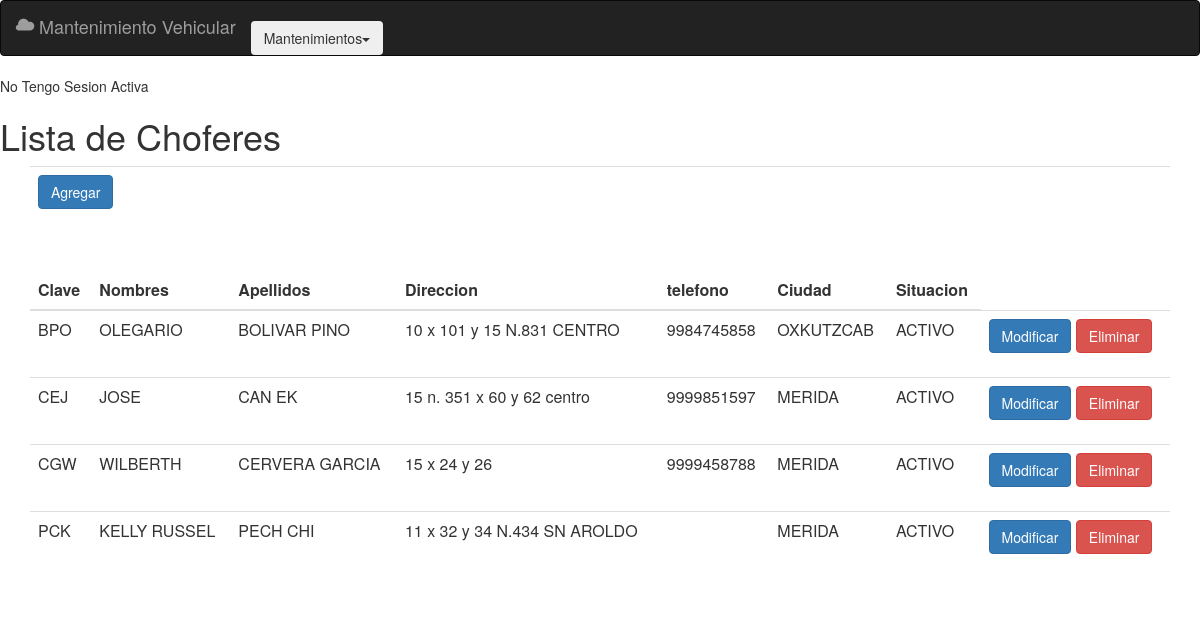
/Pages/Choferes/choferes.php, run on the app's committed database.
### tables this page shows
CREATE TABLE `choferes` (
  `idChofer` int(11) NOT NULL,
  `codigo` varchar(5) NOT NULL,
  `nombres` varchar(30) NOT NULL,
  `apellidos` varchar(30) NOT NULL,
  `direccion` varchar(80) DEFAULT NULL,
  `idCiudad` int(11) NOT NULL,
  `idEstado` int(11) NOT NULL,
  `idEstatus` int(11) NOT NULL,
  `telefono` varchar(30) DEFAULT NULL,
  `fecbaj` date DEFAULT NULL
);

CREATE TABLE `ciudades` (
  `idCiudad` int(11) NOT NULL,
  `ciudad` varchar(50) NOT NULL
);

### Pages/Choferes/servicios_choferes.php (called while the page is built, shortened)
<?php
	function busca_choferes() {
		$conn=conecta();
		$sql = "select a.idchofer, a.codigo, a.nombres, a.apellidos, direccion,
		  a.idciudad, a.idEstatus, a.telefono, b.ciudad
		  from choferes a join ciudades b on a.idciudad = b.idciudad
		  where idEstatus = 1 order by codigo";
		$rs = mysqli_query($conn,$sql);
		$encode = array();
		while ($row =  mysqli_fetch_array($rs)) {
			  $encode[] = $row;
		}
		return (json_encode($encode));
    }
?>

### Pages/Choferes/choferes.php (the view, shortened to what this page needs)
<head>
	<link rel="stylesheet" href="../../bootstrap/css/bootstrap.min.css">
</head>
<body>
<?php
    $archivo_z = "../Common/header.php";
    require_once($archivo_z);
    checa_sesion();
	require_once('servicios_choferes.php');
    $choferes_z = json_decode(busca_choferes());
 ?>
<h1>Lista de Choferes</h1>
<div class="container">
<form action="edicion_chofer.php" method="post">
<div class="table-responsive">
<table class="table table-hover">
<tr>
<td>
<button type="submit" class="btn btn-primary" name="Agregar" value ="Agregar">Agregar</button></td>
</tr>
</table>
</div>
</form>
<br>
	<div class="table-responsive">
		<table class="table table-hover">
			<thead>
				<tr>
					<th>Clave</th>
					<th>Nombres</th>
					<th>Apellidos</th>
					<th>Direccion</th>
					<th>telefono</th>
					<th>Ciudad</th>
					<th>Situacion</th>
				</tr>
			</thead>
			<tbody>
            <?php
  		       foreach ($choferes_z as $michofer_z) {
				   echo "<tr>";
				  echo "<td>" . $michofer_z->codigo   . "</td>";
				  echo "<td>" . $michofer_z->nombres . "</td>";
				  echo "<td>" . $michofer_z->apellidos . "</td>";
				  echo "<td>" . $michofer_z->direccion . "</td>";
				  echo "<td>" . $michofer_z->telefono . "</td>";
				  echo "<td>" . $michofer_z->ciudad . "</td>";
				  if ( $michofer_z->idEstatus == 1) {
					  $miestado_z = "ACTIVO";
				  } else {
					$miestado_z = "BAJA";
				  }
				  echo "<td>" . $miestado_z . "</td>";
				  $cadena_z = boton_modificar($michofer_z->idchofer,
						 $michofer_z->codigo, $michofer_z->nombres, $michofer_z->apellidos, $michofer_z->direccion,
						$michofer_z->telefono, $michofer_z->idciudad, $michofer_z->idEstatus);
				  echo "<td>" . $cadena_z . "</td>";
				  echo "</tr>";
			   }
			?>
			</tbody>
		</table>
	</div>
</div>
<?php
	function boton_modificar($idchofer_z, $codigo_z, $nombre_z, $apellidos_z,
	  $direc_z, $telefono_z, $idciudad_z, $idstatus_z) {
	$cadena_z = "<form action=\"edicion_chofer.php\" method=\"post\">";
	$cadena_z = $cadena_z . "<input type =\"hidden\" name=\"idchofer\" value=\"". $idchofer_z  . "\" >";
	$cadena_z = $cadena_z . "<input type =\"hidden\" name=\"codigo\" value=\"". $codigo_z  . "\" >";
	$cadena_z = $cadena_z . "<input type =\"hidden\" name=\"nombre\" value=\"". $nombre_z  . "\" >";
	$cadena_z = $cadena_z . "<input type =\"hidden\" name=\"apellido\" value=\"". $apellidos_z  . "\" >";
	$cadena_z = $cadena_z . "<input type =\"hidden\" name=\"direc\" value=\"". $direc_z  . "\" >";
	$cadena_z = $cadena_z . "<input type =\"hidden\" name=\"telefono\" value=\"". $telefono_z  . "\" >";
	$cadena_z = $cadena_z . "<input type =\"hidden\" name=\"idciudad\" value=\"". $idciudad_z  . "\" >";
	$cadena_z = $cadena_z . "<input type =\"hidden\" name=\"status\" value=\"". $idstatus_z  . "\" >";
	$cadena_z = $cadena_z . "<button type=\"submit\" class=\"btn btn-primary\"  name=\"modo\" value=\"modificar\" >Modificar</button>";
	$cadena_z = $cadena_z . " <button type=\"submit\" class=\"btn btn-danger\"  name=\"modo\" value=\"eliminar\" >Eliminar</button>";
	$cadena_z = $cadena_z . "</form>";
	return ($cadena_z);
  }
?>

### Pages/Common/header.php (shortened to what this page needs)
<nav class="navbar navbar-inverse">
	<div class="container-fluid">
		<div class="navbar-header">
			<a class="navbar-brand" href="#">
			<span class="glyphicon glyphicon-cloud" aria-hidden="true" ></span>
			Mantenimiento Vehicular
			</a>
		</div>
          <br>
          <div class="nav navbar-nav">
          <div class="btn-group">
            <button class="btn dropdown-toggle" data-toggle="dropdown" data-hover="dropdown">Mantenimientos<span class="caret"></span></button>
	</div>
     </div>
</nav>

### Pages/Common/busca_datos.php (shortened to what this page needs)
<?php
    function checa_sesion() {
        $status = session_status();
        if($status == PHP_SESSION_NONE){
            echo "No Tengo Sesion Activa<br>";
        }
    }
?>

### data on the page
choferes: codigo "BPO", nombres "OLEGARIO", apellidos "BOLIVAR PINO", direccion "10 x 101 y 15 N.831 CENTRO", telefono "9984745858", idCiudad.ciudad "OXKUTZCAB", idEstatus "ACTIVO"
choferes: codigo "CEJ", nombres "JOSE", apellidos "CAN EK", direccion "15 n. 351 x 60 y 62 centro", telefono "9999851597", idCiudad.ciudad "MERIDA", idEstatus "ACTIVO"
choferes: codigo "CGW", nombres "WILBERTH", apellidos "CERVERA GARCIA", direccion "15 x 24 y 26", telefono "9999458788", idCiudad.ciudad "MERIDA", idEstatus "ACTIVO"
choferes: codigo "PCK", nombres "KELLY RUSSEL", apellidos "PECH CHI", direccion "11 x 32 y 34 N.434 SN AROLDO", idCiudad.ciudad "MERIDA", idEstatus "ACTIVO"
